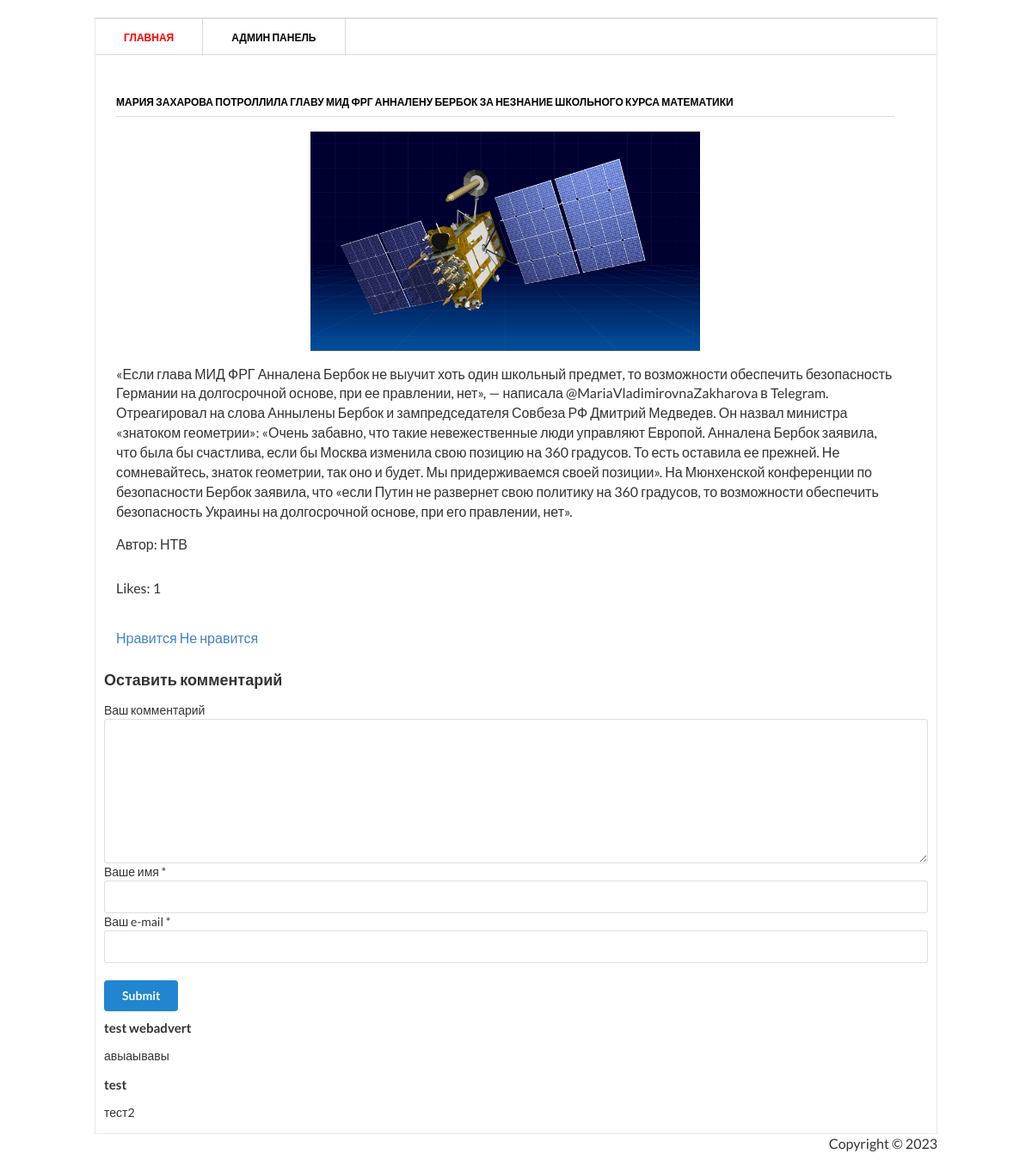
/1/, run on the app's committed database.
### blog/models.py (models this page shows, shortened)
class Post(models.Model):
    title = models.CharField('Заголовок', max_length=100)
    description = models.TextField('Текст записи')
    author = models.CharField('Имя автора', max_length=100)
    date = models.DateField('Дата публикации')
    img = models.ImageField('Изображение', upload_to='image/%Y')
    class Meta:
        verbose_name = 'Запись'
        verbose_name_plural = 'Записи'

class Comments(models.Model):
    email = models.EmailField()
    name = models.CharField('Имя', max_length=50)
    text_comments = models.TextField('Текст комментария', max_length=2000)
    post = models.ForeignKey(Post, verbose_name='Публикация', on_delete=models.CASCADE)
    class Meta:
        verbose_name = 'Комментарий'
        verbose_name_plural = 'Комментарии'

### blog/views.py (the view)
# urls.py: path('<int:pk>/', views.PostDetail.as_view()),
class PostDetail(View):
    def get(self, request, pk):
        post = Post.objects.get(id=pk)
        return render(request, 'blog/blog_detail.html', {'post': post})

### templates/blog/blog_detail.html (shortened to what this page needs)
{% load static %}
<html >
<head>
	<link rel="stylesheet" href="https://cdn.jsdelivr.net/npm/semantic-ui@2.4.2/dist/semantic.min.css">
	<link rel="stylesheet" href="{% static 'css/style.css' %}" type="text/css" media="all" />
</head>
<body>
<br>
<div class="shell">
	<div class="border">
		<div id="navigation">
			<ul>
			    <li><a href="/" class="active">Главная</a></li>
			    <li><a href="/admin">Админ панель</a></li>
			</ul>
		</div>
		<div id="main">
			<div id="content" class="left">
				<div class="projects">
					<h3>{{ post.title }}</h3>
                    <p align="center"><img src="{{ post.img.url }}" width="50%" /></p>
					<div class="item">
						<div class="">
							<p> {{ post.description }}</p>
							<p>Автор:  {{ post.author }}</p>
						</div>
					</div>
				</div>
			</div>
			<div>
				<p>Likes: {{ post.likes_set.all.count }}</p>
				<br>
				<a href="{% url 'add_likes' post.id %}">Нравится</a>
				<a href="{% url 'del_likes' post.id %}">Не нравится</a>
			</div>
		</div>
		<div class="ui form" style="margin: 10px">
			<h3>Оставить комментарий</h3>
			<div>
				<form action="{% url 'add_comments' post.id %}" method="post">
					<div>
						<label>Ваш комментарий</label>
						<textarea name="text_comments"></textarea>
					</div>
					<div>
						<label>Ваше имя *</label>
						<input type="text" name="name">
					</div>
					<div>
						<label>Ваш e-mail *</label>
						<input type="email" name="email">
					</div>
					<div>
						<br>
						<input class="ui blue submit button" type="submit">
					</div>
				</form>
			</div>
		</div>
		<div class="ui comments" style="margin:10px;">
			{% for comment in post.comments_set.all %}
			<div class="ui form field">
				<h4 class="comment">{{ comment.name }}</h4>
				<p>
					{{ comment.text_comments }}
				</p>
			</div>
			{% endfor %}
		</div>
	</div>
	<div id="footer">
		<p class="copy right">Copyright &copy;  2023 </p>
	</div>
</div>
</body>
</html>

### static/css/style.css (style rules this page uses)
* { margin: 0; padding: 0; outline:0; }
body { font-size: 16px; line-height: 20px; # font-family: Georgia, Arial, Helvetica, Sans-Serif; color: #333; background: url() repeat 0 0; }
a { text-decoration: none; cursor:pointer; }
input, textarea, select { font-family: Arial, Helvetica, sans-serif; font-size:14px; }
textarea { overflow:auto; }
.left, .alignleft { float: left; display: inline; }
.right, .alignright { float: right; display: inline; }
.shell { width: 980px; margin: 0 auto; }
.border { border: 1px solid #e8e8e8; background: #fff; position: relative; }
#navigation { height: 43px; border-top: 1px solid #dbdbdb; border-bottom: 1px solid #dbdbdb; }
#navigation ul { list-style: none; }
#navigation ul li { float: left; height: 43px; border-right: 1px solid #dbdbdb; font-size: 12px; line-height: 43px; font-weight: bold; text-transform: uppercase; }
#navigation ul li a { float: left; height: 43px; color: #000; padding: 0 33px; }
#navigation ul li a:hover, #navigation ul li a.active { color: #ff0000; text-decoration: none; }
#main { width: 932px; padding: 37px 24px 17px 24px; }
#main h3 { font-size: 12px; line-height: 15px; color: #000; text-transform: uppercase; border-bottom: 1px solid #dbdbdb; padding: 0 0 9px 0; }
#content { width: 905px; }
.projects { padding: 10px 0 0 0; }
.projects h3 { margin: 0 0 17px 0; }
.projects .item { margin: 0 0 28px 0; }

### data on the page
Post: title "МАРИЯ ЗАХАРОВА ПОТРОЛЛИЛА ГЛАВУ МИД ФРГ АННАЛЕНУ БЕРБОК ЗА НЕЗНАНИЕ ШКОЛЬНОГО КУРСА МАТЕМАТИКИ", img (picture), description "«Если глава МИД ФРГ Анналена Бербок не выучит хоть один школьный предмет, то возможности обеспечить безопасность Германии на долгосрочной основе, при ее правлении, нет», — написала @MariaVladimirovnaZakharova в Telegram. Отреагировал на слова Аннылены Бербок и зампредседателя Совбеза РФ Дмитрий Медведев. Он назвал министра «знатоком геометрии»: «Очень забавно, что такие невежественные люди управляют Европой. Анналена Бербок заявила, что была бы счастлива, если бы Москва изменила свою позицию на 360 градусов. То есть оставила ее прежней. Не сомневайтесь, знаток геометрии, так оно и будет. Мы придерживаемся своей позиции». На Мюнхенской конференции по безопасности Бербок заявила, что «если…", author "НТВ", likes_set.all.count "1"
Comments: name "test webadvert", text_comments "авыаывавы"
Comments: name "test", text_comments "тест2"
